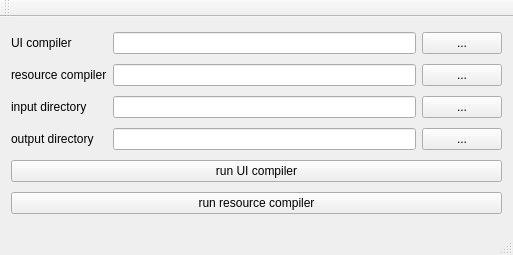
<?xml version="1.0" encoding="UTF-8"?>
<ui version="4.0">
 <class>MainWindow</class>
 <widget class="QMainWindow" name="MainWindow">
  <property name="geometry">
   <rect>
    <x>0</x>
    <y>0</y>
    <width>513</width>
    <height>255</height>
   </rect>
  </property>
  <property name="windowTitle">
   <string>MainWindow</string>
  </property>
  <widget class="QWidget" name="centralWidget">
   <layout class="QGridLayout" name="gridLayout">
    <item row="1" column="1">
     <widget class="QLineEdit" name="lineEditResourceCompiler"/>
    </item>
    <item row="2" column="1">
     <widget class="QLineEdit" name="lineEditInputDirectory"/>
    </item>
    <item row="2" column="0">
     <widget class="QLabel" name="label_2">
      <property name="text">
       <string>input directory</string>
      </property>
     </widget>
    </item>
    <item row="0" column="1">
     <widget class="QLineEdit" name="lineEditUIC"/>
    </item>
    <item row="0" column="0">
     <widget class="QLabel" name="label">
      <property name="text">
       <string>UI compiler</string>
      </property>
     </widget>
    </item>
    <item row="3" column="0">
     <widget class="QLabel" name="label_3">
      <property name="text">
       <string>output directory</string>
      </property>
     </widget>
    </item>
    <item row="3" column="1">
     <widget class="QLineEdit" name="lineEditOutputDirectory"/>
    </item>
    <item row="0" column="2">
     <widget class="QPushButton" name="pushButtonUIC">
      <property name="text">
       <string>...</string>
      </property>
     </widget>
    </item>
    <item row="2" column="2">
     <widget class="QPushButton" name="pushButtonInputDirectory">
      <property name="text">
       <string>...</string>
      </property>
     </widget>
    </item>
    <item row="3" column="2">
     <widget class="QPushButton" name="pushButtonOutputDirectory">
      <property name="text">
       <string>...</string>
      </property>
     </widget>
    </item>
    <item row="4" column="0" colspan="3">
     <widget class="QPushButton" name="pushButtonRunUIC">
      <property name="text">
       <string>run UI compiler</string>
      </property>
     </widget>
    </item>
    <item row="1" column="0">
     <widget class="QLabel" name="label_4">
      <property name="text">
       <string>resource compiler</string>
      </property>
     </widget>
    </item>
    <item row="1" column="2">
     <widget class="QPushButton" name="pushButtonResourceCompiler">
      <property name="text">
       <string>...</string>
      </property>
     </widget>
    </item>
    <item row="5" column="0" colspan="3">
     <widget class="QPushButton" name="pushButtonRunResourceCompiler">
      <property name="text">
       <string>run resource compiler</string>
      </property>
     </widget>
    </item>
   </layout>
  </widget>
  <widget class="QMenuBar" name="menuBar">
   <property name="geometry">
    <rect>
     <x>0</x>
     <y>0</y>
     <width>513</width>
     <height>21</height>
    </rect>
   </property>
  </widget>
  <widget class="QToolBar" name="mainToolBar">
   <attribute name="toolBarArea">
    <enum>TopToolBarArea</enum>
   </attribute>
   <attribute name="toolBarBreak">
    <bool>false</bool>
   </attribute>
  </widget>
  <widget class="QStatusBar" name="statusBar"/>
 </widget>
 <layoutdefault spacing="6" margin="11"/>
 <resources/>
 <connections/>
</ui>
